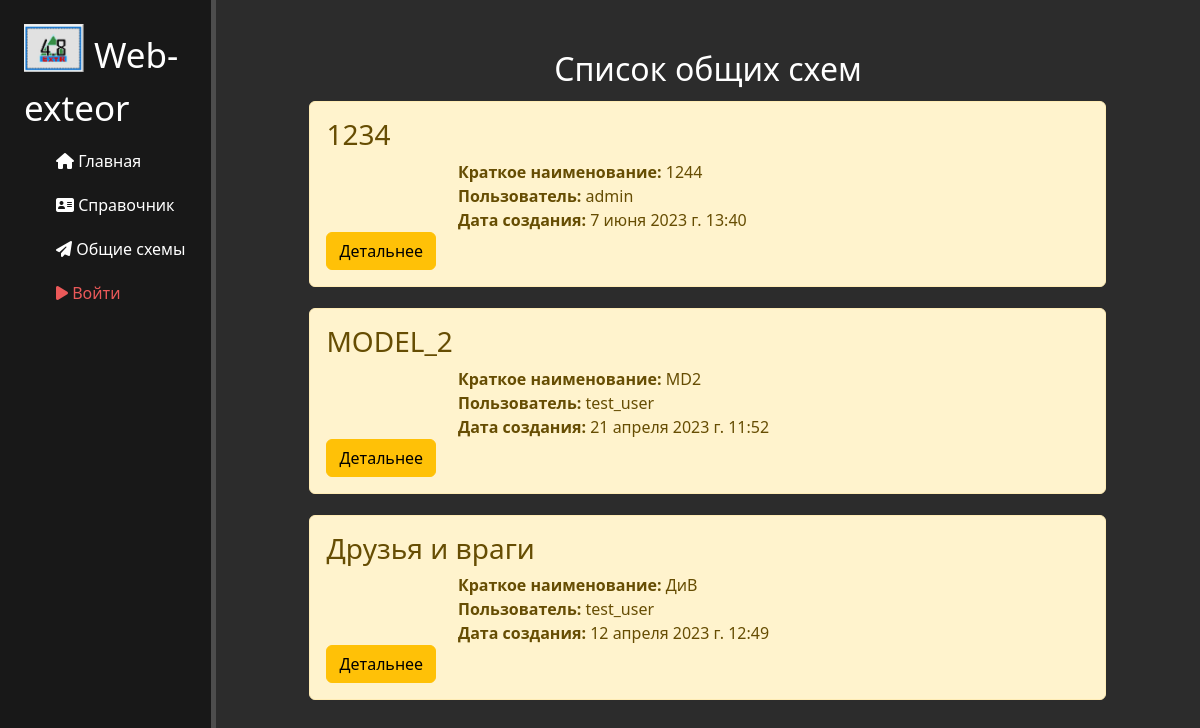
The app's page /exteor/schemas-common, older data.
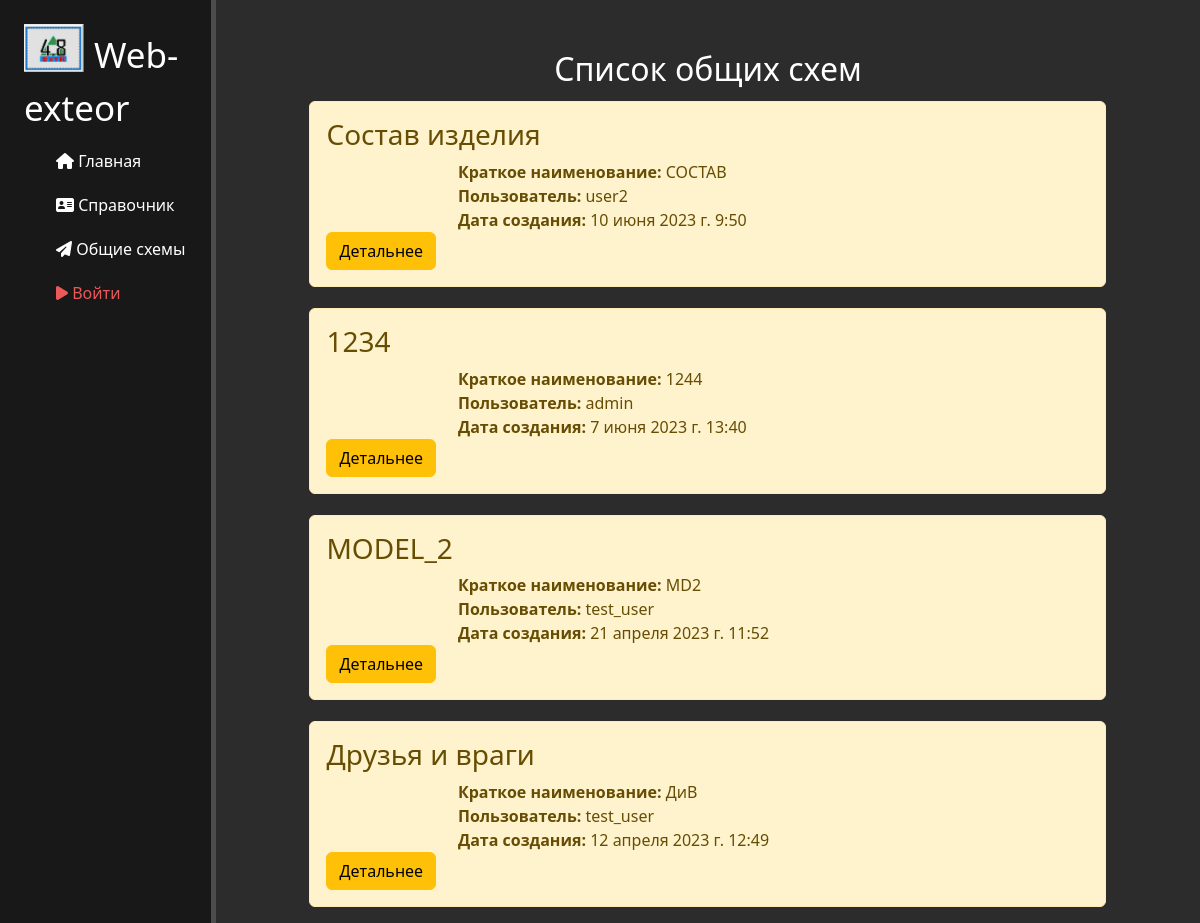
The same page, newer data.
### exteor/models.py (models this page shows, shortened)
class Exteors(models.Model):
    name = models.CharField('Пользователь', max_length=50)
    common = models.BooleanField('Общая', default=False)
    schema = models.CharField('Название', max_length=200)
    alias = models.CharField('Краткое название', blank=True, max_length=50)
    date_create = models.DateTimeField('Дата создания', auto_now_add=True)
    date_update = models.DateTimeField('Дата изменения', auto_now=True)
    json_file = models.JSONField('Схема', null=True)
    class Meta:
        verbose_name = 'Схема'
        verbose_name_plural = 'Схемы'
        unique_together = ('name', 'schema')

### exteor/views.py (the view)
# urls.py: path('schemas-common', views.schemas_home_common, name='exteor-schemas-common'),
def schemas_home_common(request):
    schemas = Exteors.objects.filter(common=True).order_by('-date_update', 'schema')
    return render(request, 'exteor/schemas-home-common.html', {'schemas': schemas})

### exteor/templates/exteor/schemas-home-common.html (shortened to what this page needs)
{% extends 'main/layout.html' %}
{% block content %}
    <div class="features">
        <h2>Список общих схем</h1>
        {% if schemas %}
            {% for i in schemas %}
            <div class = "alert alert-warning">
                <h3>{{i.schema}}</h3>
                <p><b>Краткое наименование:</b> {{i.alias}}</p>
                <p><b>Пользователь:</b> {{i.name}}</p>
                <p><b>Дата создания:</b> {{i.date_create}}</p>
                <a href="{% url 'schema-detail-common' i.id %}" class = 'btn btn-warning'>Детальнее</a>
            </div>
            {% endfor %}
        {% else %}
            <p>У вас нет записей!</p>
        {% endif %}
    </div>
{% endblock %}

Row changes from the older to the newer data that the page shows:
now on this page (row edited): Exteors: schema "Состав изделия", alias "СОСТАВ", name "user2", date_create "10 июня 2023 г. 9:50"
